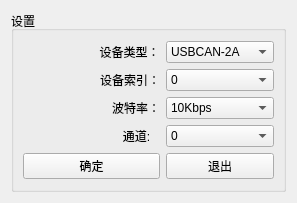
<?xml version="1.0" encoding="UTF-8"?>
<ui version="4.0">
 <class>Canseting</class>
 <widget class="QWidget" name="Canseting">
  <property name="geometry">
   <rect>
    <x>0</x>
    <y>0</y>
    <width>297</width>
    <height>203</height>
   </rect>
  </property>
  <property name="windowTitle">
   <string>Form</string>
  </property>
  <layout class="QGridLayout" name="gridLayout_3">
   <item row="0" column="0">
    <widget class="QGroupBox" name="groupBox">
     <property name="title">
      <string>设置</string>
     </property>
     <layout class="QGridLayout" name="gridLayout_2">
      <item row="0" column="0">
       <layout class="QGridLayout" name="gridLayout">
        <item row="2" column="1">
         <widget class="QComboBox" name="comboBox_3">
          <item>
           <property name="text">
            <string>10Kbps</string>
           </property>
          </item>
          <item>
           <property name="text">
            <string>20Kbps</string>
           </property>
          </item>
          <item>
           <property name="text">
            <string>40Kbps</string>
           </property>
          </item>
          <item>
           <property name="text">
            <string>50Kbps</string>
           </property>
          </item>
          <item>
           <property name="text">
            <string>80Kbps</string>
           </property>
          </item>
          <item>
           <property name="text">
            <string>100Kbps</string>
           </property>
          </item>
          <item>
           <property name="text">
            <string>125Kbps</string>
           </property>
          </item>
          <item>
           <property name="text">
            <string>200Kbps</string>
           </property>
          </item>
          <item>
           <property name="text">
            <string>250Kbps</string>
           </property>
          </item>
          <item>
           <property name="text">
            <string>400Kbps</string>
           </property>
          </item>
          <item>
           <property name="text">
            <string>500Kbps</string>
           </property>
          </item>
          <item>
           <property name="text">
            <string>666Kbps</string>
           </property>
          </item>
          <item>
           <property name="text">
            <string>800Kbps</string>
           </property>
          </item>
          <item>
           <property name="text">
            <string>1000Kbps</string>
           </property>
          </item>
          <item>
           <property name="text">
            <string>33.33Kbps</string>
           </property>
          </item>
          <item>
           <property name="text">
            <string>66.66Kbps</string>
           </property>
          </item>
          <item>
           <property name="text">
            <string>83.33Kbps</string>
           </property>
          </item>
         </widget>
        </item>
        <item row="3" column="0">
         <widget class="QLabel" name="label_4">
          <property name="text">
           <string>                              通道:</string>
          </property>
         </widget>
        </item>
        <item row="1" column="0">
         <widget class="QLabel" name="label_2">
          <property name="text">
           <string>设备索引：</string>
          </property>
          <property name="alignment">
           <set>Qt::AlignRight|Qt::AlignTrailing|Qt::AlignVCenter</set>
          </property>
         </widget>
        </item>
        <item row="2" column="0">
         <widget class="QLabel" name="label_3">
          <property name="text">
           <string>波特率：</string>
          </property>
          <property name="alignment">
           <set>Qt::AlignRight|Qt::AlignTrailing|Qt::AlignVCenter</set>
          </property>
         </widget>
        </item>
        <item row="4" column="1">
         <widget class="QPushButton" name="pushButton_2">
          <property name="text">
           <string>退出</string>
          </property>
         </widget>
        </item>
        <item row="1" column="1">
         <widget class="QComboBox" name="comboBox_2">
          <item>
           <property name="text">
            <string>0</string>
           </property>
          </item>
          <item>
           <property name="text">
            <string>1</string>
           </property>
          </item>
          <item>
           <property name="text">
            <string>2</string>
           </property>
          </item>
          <item>
           <property name="text">
            <string>3</string>
           </property>
          </item>
          <item>
           <property name="text">
            <string>4</string>
           </property>
          </item>
          <item>
           <property name="text">
            <string>5</string>
           </property>
          </item>
          <item>
           <property name="text">
            <string>6</string>
           </property>
          </item>
          <item>
           <property name="text">
            <string>7</string>
           </property>
          </item>
          <item>
           <property name="text">
            <string>8</string>
           </property>
          </item>
          <item>
           <property name="text">
            <string>9</string>
           </property>
          </item>
          <item>
           <property name="text">
            <string>10</string>
           </property>
          </item>
          <item>
           <property name="text">
            <string>11</string>
           </property>
          </item>
          <item>
           <property name="text">
            <string>12</string>
           </property>
          </item>
          <item>
           <property name="text">
            <string>13</string>
           </property>
          </item>
         </widget>
        </item>
        <item row="4" column="0">
         <widget class="QPushButton" name="pushButton">
          <property name="text">
           <string>确定</string>
          </property>
         </widget>
        </item>
        <item row="3" column="1">
         <widget class="QComboBox" name="comboBox_4">
          <item>
           <property name="text">
            <string>0</string>
           </property>
          </item>
          <item>
           <property name="text">
            <string>1</string>
           </property>
          </item>
         </widget>
        </item>
        <item row="0" column="0">
         <widget class="QLabel" name="label">
          <property name="text">
           <string>                       设备类型：</string>
          </property>
         </widget>
        </item>
        <item row="0" column="1">
         <widget class="QComboBox" name="comboBox">
          <item>
           <property name="text">
            <string>USBCAN-2A</string>
           </property>
          </item>
          <item>
           <property name="text">
            <string>USBCAN-2C</string>
           </property>
          </item>
          <item>
           <property name="text">
            <string>CANalyst-II</string>
           </property>
          </item>
         </widget>
        </item>
       </layout>
      </item>
     </layout>
    </widget>
   </item>
  </layout>
 </widget>
 <resources/>
 <connections/>
</ui>
